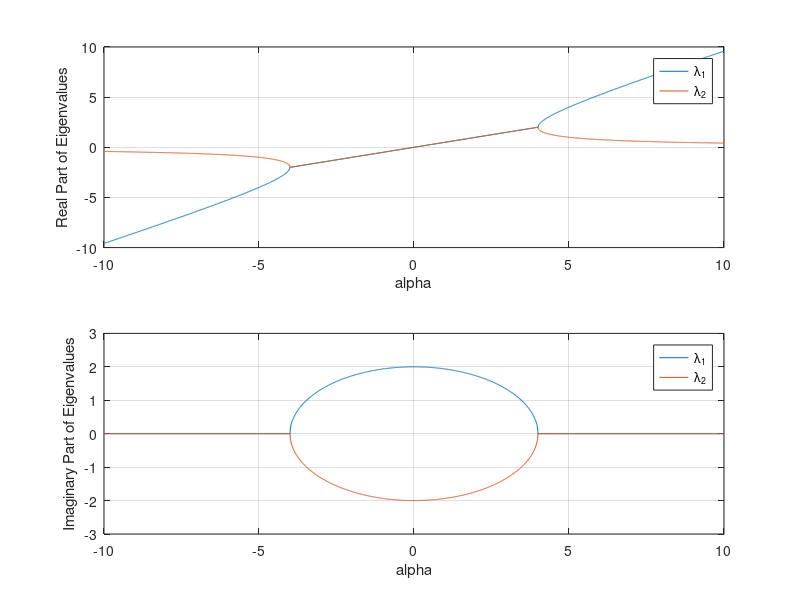

Here is the MATLAB script that generated this plot:
%% Lab 5 Prelab- Krishnateja Pemmaraju, Section 62, 7/27/2011

%% Problem Statement
% In this prelab, we varied the variable alpha from -10 to 10 to determine
% the systems eigenvalues. Then plot the values against the real and
% imaginary eigen values. Then simulate a portrait phase using PPLANE.

%% Solution Code

x = -10:.01:10;
b = zeros(2,numel(x));

for k = 1:numel(x)
    A = [x(k) 2; -2 0];
    b(:,k) = eig(A);
end

subplot(2,1,1)
plot(x,real(b))
legend('\lambda_1','\lambda_2')
xlabel('alpha')
ylabel('Real Part of Eigenvalues')
grid on

subplot(2,1,2)
plot(x,imag(b))
axis([-10 10 -3 3])
legend('\lambda_1','\lambda_2')
xlabel('alpha')
ylabel('Imaginary Part of Eigenvalues')
grid on

%% Conclusion
% In conclusion, using the codes from the previous labs and the newly
% learned 'eig()' function, it was possible to get the graph properly.